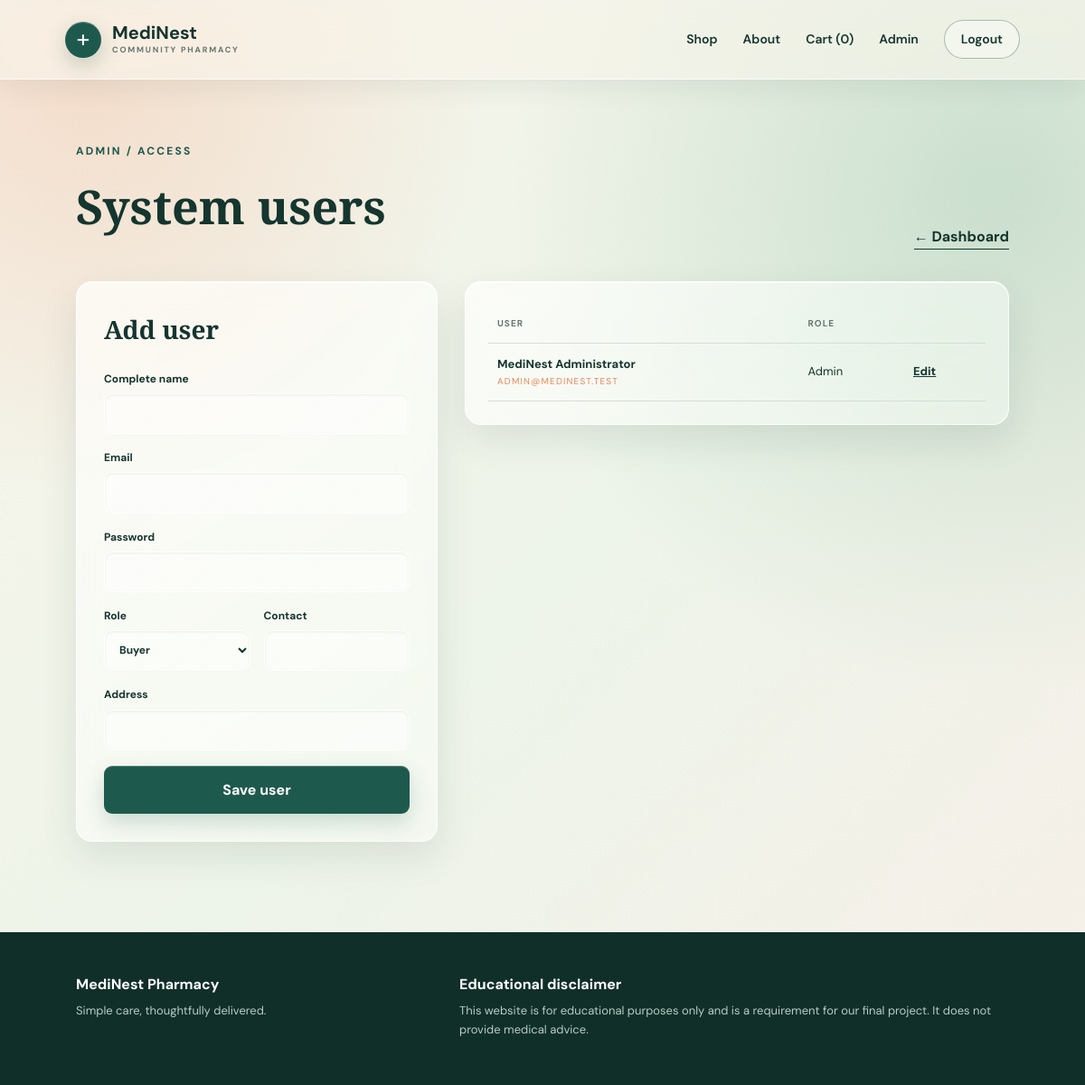
The page /admin/users.php (signed in) on the database its author committed.
### tables this page shows
CREATE TABLE IF NOT EXISTS users (
    id INT UNSIGNED NOT NULL AUTO_INCREMENT,
    fullname VARCHAR(100) NOT NULL,
    email VARCHAR(191) NOT NULL,
    password VARCHAR(255) NOT NULL,
    address VARCHAR(255) NOT NULL,
    contact VARCHAR(30) NOT NULL,
    role ENUM('buyer','admin') NOT NULL DEFAULT 'buyer',
    PRIMARY KEY (id),
    UNIQUE KEY uq_users_email (email)
);

### includes/functions.php (called while the page is built, shortened)
<?php
function h($value) {
    return htmlspecialchars((string)$value, ENT_QUOTES, 'UTF-8');
}
function db_connect() {
    $connection = @mysqli_connect(DB_HOST, DB_USER, DB_PASSWORD, DB_NAME);
    mysqli_set_charset($connection, 'utf8mb4');
    return $connection;
}
function read_rows($file) {
    $queries = array(
        'users.txt' => 'SELECT id, fullname, email, password, address, contact, role FROM users ORDER BY id',
        'products.txt' => 'SELECT id, name, category, description, price, stock, type FROM products ORDER BY id',
        'orders.txt' => 'SELECT id, user_id, order_date, total, payment_method, status FROM orders ORDER BY id DESC',
        'audit.txt' => 'SELECT id, activity_date, user_name, activity FROM audit_log ORDER BY id DESC LIMIT 250'
    );
    $connection = db_connect();
    $result = mysqli_query($connection, $queries[$file]);
    $rows = array();
    if ($result) {
        while ($row = mysqli_fetch_row($result)) $rows[] = $row;
    }
    return $rows;
}

### admin/users.php (the view, shortened to what this page needs)
<?php
$page_title='Manage users';$base='../';include('../includes/header.php');
$message='';$edit=array();if(isset($_GET['edit']))$edit=find_row('users.txt',0,(int)$_GET['edit']);
?>
<section class="admin-heading"><div><span class="eyebrow">Admin / Access</span><h1>System users</h1></div><a class="text-link" href="index.php">&larr; Dashboard</a></section>
<section class="manage-layout"><form class="panel form" method="post"><?php echo csrf_field(); ?><h2><?php echo isset($edit[0])?'Modify user':'Add user';?></h2>
<input type="hidden" name="id" value="<?php echo isset($edit[0])?(int)$edit[0]:time();?>"><label>Complete name<input name="name" value="<?php echo isset($edit[1])?h($edit[1]):'';?>" required></label><label>Email<input name="email" type="email" value="<?php echo isset($edit[2])?h($edit[2]):'';?>" required></label><label><?php echo isset($edit[0])?'New password (leave blank to keep current)':'Password';?><input name="password" type="password" minlength="8" <?php echo isset($edit[0])?'':'required';?>></label><div class="two"><label>Role<select name="role"><option value="buyer" <?php if(isset($edit[6])&&$edit[6]==='buyer')echo 'selected';?>>Buyer</option><option value="admin" <?php if(isset($edit[6])&&$edit[6]==='admin')echo 'selected';?>>Admin</option></select></label><label>Contact<input name="contact" value="<?php echo isset($edit[5])?h($edit[5]):'';?>" required></label></div><label>Address<input name="address" value="<?php echo isset($edit[4])?h($edit[4]):'';?>" required></label><button class="button full" name="save">Save user</button></form>
<div class="table-wrap"><table><tr><th>User</th><th>Role</th><th></th></tr><?php foreach(read_rows('users.txt') as $u){?><tr><td><strong><?php echo h($u[1]);?></strong><small><?php echo h($u[2]);?></small></td><td><?php echo h(ucfirst($u[6]));?></td><td><a href="users.php?edit=<?php echo (int)$u[0];?>">Edit</a></td></tr><?php }?></table></div></section>
<?php include('../includes/footer.php'); ?>

### assets/css/style.css (style rules this page uses)
:root { --ink:#15352f;--green:#1e594d;--sage:#dce8d4;--cream:#f7f4ec;--orange:#e98455;--line:#d6ddd5;--white:#fff;--muted:#66756f }
* { box-sizing:border-box }
body { margin:0;background:var(--cream);color:var(--ink);font-family:'DM Sans',Arial,sans-serif;line-height:1.6 }
a { color:inherit;text-decoration:none }
button,input,textarea,select { font:inherit }
h1,h2,h3,p { margin-top:0 }
.eyebrow { text-transform:uppercase;letter-spacing:2.2px;font-size:12px;font-weight:700;color:var(--green) }
.button,button { display:inline-block;border:0;background:var(--green);color:white;border-radius:4px;padding:14px 24px;font-weight:700;cursor:pointer }
.text-link { font-weight:700;border-bottom:1px solid }
.product-card small,.cart-item small,table small { display:block;color:var(--orange);text-transform:uppercase;letter-spacing:1.2px;font-size:10px }
.summary,.panel { background:white;border:1px solid var(--line);padding:30px }
.summary h2,.form h2 { font-family:'Playfair Display';font-size:28px }
.full { display:block;width:100%;text-align:center }
.form label { display:block;font-size:12px;font-weight:700;margin-bottom:17px }
.form input,.form textarea,.form select { display:block;width:100%;border:1px solid var(--line);background:#fafbf8;padding:12px;margin-top:6px;color:var(--ink) }
.two { display:grid;grid-template-columns:1fr 1fr;gap:15px }
.admin-heading { padding:65px 7vw 35px;display:flex;justify-content:space-between;align-items:end }
.admin-heading h1 { font-family:'Playfair Display';font-size:52px;margin:7px 0 }
.manage-layout { padding:0 7vw 100px;display:grid;grid-template-columns:400px 1fr;gap:30px;align-items:start }
.table-wrap { background:white;border:1px solid var(--line);padding:25px;overflow:auto }
table { width:100%;border-collapse:collapse;font-size:13px }
th,td { text-align:left;border-bottom:1px solid var(--line);padding:13px 10px }
th { text-transform:uppercase;letter-spacing:1px;font-size:10px;color:var(--muted) }
td a { text-decoration:underline;font-weight:700 }
body { background: radial-gradient(circle at 8% 8%,rgba(233,132,85,.2),transparent 28rem), radial-gradient(circle at 92% 18%,rgba(130,180,149,.32),transparent 34rem), linear-gradient(135deg,#f8f4ea 0%,#edf4e9 52%,#f6efe8 100%); background-attachment:fixed; }
.feature-grid article,.team-grid article,.product-card,.summary,.panel,.center-card,.stat-grid article,.table-wrap { background:linear-gradient(145deg,rgba(255,255,255,.68),rgba(255,255,255,.4)); border:1px solid rgba(255,255,255,.76); box-shadow:0 16px 42px rgba(21,53,47,.1),inset 0 1px 0 rgba(255,255,255,.86); backdrop-filter:blur(18px) saturate(135%); -webkit-backdrop-filter:blur(18px) saturate(135%); }
.product-card,.summary,.panel,.center-card,.stat-grid article,.table-wrap { border-radius:18px }
.form input,.form textarea,.form select,.radio { background:rgba(255,255,255,.48);border-color:rgba(255,255,255,.8);box-shadow:inset 0 1px 3px rgba(21,53,47,.08);border-radius:9px }
.button,button { box-shadow:0 10px 24px rgba(30,89,77,.2),inset 0 1px 0 rgba(255,255,255,.22);border-radius:9px }

### rows shown on the page
users: fullname "MediNest Administrator", email "ADMIN@MEDINEST.TEST", role "Admin"

### other values the page prints
cart_count() "0"
